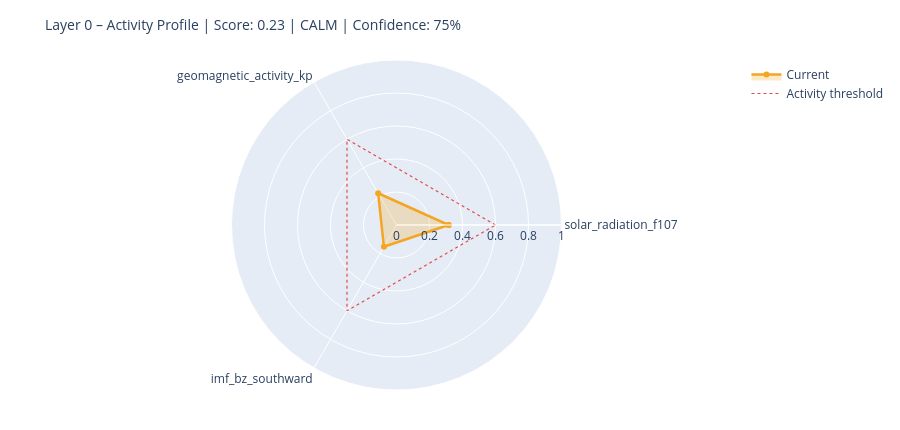

This figure's notebook cell:
### Markdown cell above
---
## 6. State Assessment & Handoff to Layer 1

### Code cell
# ============================================================
# STEP 1 – Collect raw values with source modes
# Mode: 'primary' | 'fallback_3h' | 'last_valid' | 'missing'
# ============================================================

def safe_last(df, col):
    if df is None or col not in df.columns: return None
    s = df[col].dropna()
    return float(s.iloc[-1]) if not s.empty else None

f107_now = safe_last(df_f107, 'f10.7')
bz_now   = safe_last(df_mag,  'bz_gsm')
kp_now   = safe_last(df_kp,   'kp')
sw_now   = safe_last(df_sw,   'speed')

source_modes = {
    'F10.7':    'primary'  if f107_now is not None else 'missing',
    'Kp':       'primary'  if kp_now   is not None else 'missing',
    'IMF_Bz':   'primary'  if bz_now   is not None else 'missing',
    'SW_speed': 'primary'  if sw_now   is not None else 'missing',
}

# Kp Fallback – 3h endpoint
if kp_now is None:
    try:
        r = requests.get(
            'https://services.swpc.noaa.gov/json/noaa-planetary-k-index.json',
            timeout=10)
        r.raise_for_status()
        fb = pd.DataFrame(r.json())
        tc = next((c for c in fb.columns if 'time' in c.lower()), fb.columns[0])
        kc = next((c for c in fb.columns if 'kp' in c.lower() and c != tc), None)
        if kc:
            fb[kc] = fb[kc].astype(str).str.extract(r'([0-9]+(?:\.[0-9]*)?)')[0]
            fb[kc] = pd.to_numeric(fb[kc], errors='coerce')
            fb = fb[fb[kc] >= 0].dropna(subset=[kc])
            if not fb.empty:
                kp_now = float(fb[kc].iloc[-1])
                source_modes['Kp'] = 'fallback_3h'
                print(f'  Kp fallback (3h): {kp_now:.1f}')
    except Exception as e:
        print(f'  Kp fallback failed: {e}')

# Solar Wind Fallback – last valid value
if sw_now is None and df_sw is not None and 'speed' in df_sw.columns:
    s = df_sw['speed'].dropna()
    if not s.empty:
        sw_now = float(s.iloc[-1])
        source_modes['SW_speed'] = 'last_valid'
        print(f'  SW fallback (last_valid): {sw_now:.0f} km/s')

print()
print('Source modes:', source_modes)

# ============================================================
# STEP 2 – Score from available components only
# ============================================================

def norm(v, lo, hi):
    if v is None: return None
    return max(0.0, min(1.0, (v - lo) / (hi - lo)))

COMPONENTS = {
    'solar_radiation_f107':    (f107_now, norm(f107_now, 60, 250)),
    'geomagnetic_activity_kp': (kp_now,   norm(kp_now,   0,   9)),
    'imf_bz_southward':        (bz_now,   norm(-(bz_now or 0) if bz_now else None, -5, 30)
                                           if bz_now is not None else None),
    'solar_wind_speed':        (sw_now,   norm(sw_now, 300, 800)),
}

available   = {k: v[1] for k, v in COMPONENTS.items() if v[1] is not None}
unavailable = [k for k, v in COMPONENTS.items() if v[1] is None]

layer0_score = round(sum(available.values()) / len(available), 4) if available else None
confidence   = round(len(available) / len(COMPONENTS), 2)

level = ('unknown'  if layer0_score is None
         else 'calm'     if layer0_score < 0.3
         else 'moderate' if layer0_score < 0.6
         else 'active')

# ============================================================
# STEP 3 – Dominant Driver
# ============================================================

def dominant_driver(kp, f107, bz, sw):
    candidates = []
    if kp   is not None and kp   >= 4:   candidates.append(('geomagnetic',    kp / 9))
    if sw   is not None and sw   >= 500:  candidates.append(('solar_wind',     sw / 800))
    if bz   is not None and bz   <= -5:   candidates.append(('imf_southward',  abs(bz) / 30))
    if f107 is not None and f107 >= 150:  candidates.append(('solar_radiation',f107 / 250))
    return max(candidates, key=lambda x: x[1])[0] if candidates else 'none'

driver = dominant_driver(kp_now, f107_now, bz_now, sw_now)

# ============================================================
# STEP 4 – Downstream expectations
# ============================================================

def downstream_expectation(driver, score, kp, bz, f107):
    exp = {
        'magnetosphere':        'calm',
        'ionosphere':           'calm',
        'schumann_resonance':   'unchanged',
        'lithosphere_currents': 'low',
    }
    if driver == 'geomagnetic' or (kp and kp >= 5):
        exp['magnetosphere']        = 'compressed / storm'
        exp['ionosphere']           = 'elevated disturbance (TEC variability)'
        exp['schumann_resonance']   = 'elevated amplitude possible'
        exp['lithosphere_currents'] = 'elevated induction currents'
    elif driver == 'imf_southward' or (bz and bz <= -5):
        exp['magnetosphere']        = 'energy coupling active'
        exp['ionosphere']           = 'elevated electron density possible'
        exp['schumann_resonance']   = 'slight modulation possible'
    elif driver == 'solar_radiation' or (f107 and f107 >= 150):
        exp['ionosphere']           = 'elevated ionization (F-layer)'
        exp['schumann_resonance']   = 'slightly elevated background activity'
    return exp

downstream = downstream_expectation(driver, layer0_score, kp_now, bz_now, f107_now)

# ============================================================
# CONSOLE OUTPUT
# ============================================================

W = 58
print('=' * W)
print('LAYER 0 – STATE ASSESSMENT')
print('=' * W)
for name, (raw_v, score_v) in COMPONENTS.items():
    if score_v is not None:
        bar = '█' * int(score_v * 20) + '░' * (20 - int(score_v * 20))
        print(f'  {name:<35}  {bar}  {score_v:.2f}')
    else:
        print(f'  {name:<35}  {"─" * 20}  n/a')
print('-' * W)
print(f'  Score ({len(available)}/{len(COMPONENTS)} components):  {layer0_score:.3f}')
print(f'  Confidence:         {confidence:.0%}')
print(f'  Level:              {level.upper()}')
print(f'  Dominant Driver:    {driver}')

# Radar chart
cats = list(available.keys())
vals = list(available.values())
if len(cats) >= 3:
    fig = go.Figure()
    fig.add_trace(go.Scatterpolar(
        r=vals + [vals[0]], theta=cats + [cats[0]],
        fill='toself', fillcolor='rgba(242,166,35,0.25)',
        line=dict(color='#F2A623', width=2.5), name='Current'
    ))
    fig.add_trace(go.Scatterpolar(
        r=[0.6] * (len(cats) + 1), theta=cats + [cats[0]],
        line=dict(color='#E24B4A', dash='dot', width=1.2),
        mode='lines', name='Activity threshold'
    ))
    fig.update_layout(
        title=dict(text=f'Layer 0 – Activity Profile | Score: {layer0_score:.2f} | {level.upper()} | Confidence: {confidence:.0%}',
                   font=dict(size=14)),
        polar=dict(radialaxis=dict(visible=True, range=[0, 1])),
        height=430, showlegend=True,
        margin=dict(l=60, r=60, t=60, b=40)
    )
    fig.show()

### Figure 1 — Plotly figure (JSON) as saved in the notebook; plotly's stock layout.template omitted (floating-point values rounded to 4 significant figures)
{"data": [{"fill": "toself", "fillcolor": "rgba(242,166,35,0.25)", "line": {"color": "#F2A623", "width": 2.5}, "name": "Current", "r": [0.3158, 0.2222, 0.1526, 0.3158], "theta": ["solar_radiation_f107", "geomagnetic_activity_kp", "imf_bz_southward", "solar_radiation_f107"], "type": "scatterpolar"}, {"line": {"color": "#E24B4A", "dash": "dot", "width": 1.2}, "mode": "lines", "name": "Activity threshold", "r": [0.6, 0.6, 0.6, 0.6], "theta": ["solar_radiation_f107", "geomagnetic_activity_kp", "imf_bz_southward", "solar_radiation_f107"], "type": "scatterpolar"}], "layout": {"height": 430, "margin": {"b": 40, "l": 60, "r": 60, "t": 60}, "polar": {"radialaxis": {"range": [0, 1], "visible": true}}, "showlegend": true, "title": {"font": {"size": 14}, "text": "Layer 0 – Activity Profile | Score: 0.23 | CALM | Confidence: 75%"}}}
